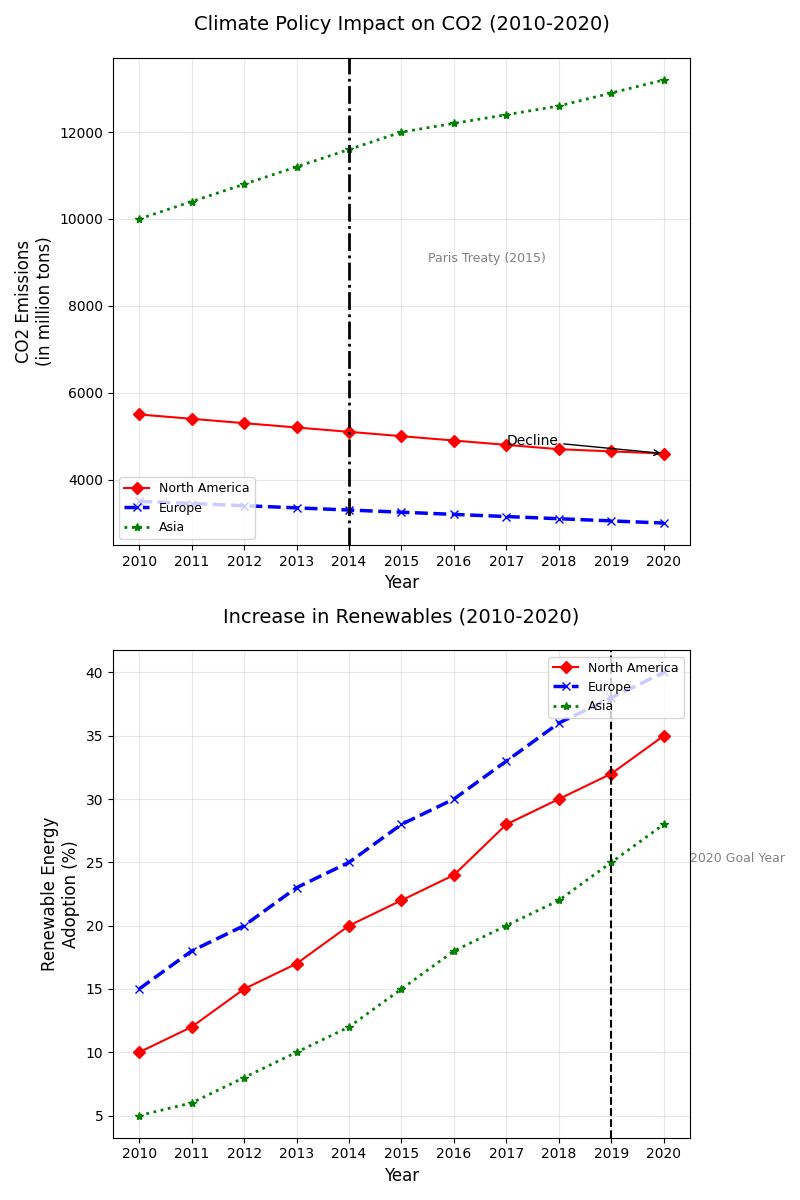

This figure's Python source:
import matplotlib.pyplot as plt
import numpy as np

years = np.arange(2010, 2021)
north_america_co2 = [5500, 5400, 5300, 5200, 5100, 5000, 4900, 4800, 4700, 4650, 4600]
europe_co2 = [3500, 3450, 3400, 3350, 3300, 3250, 3200, 3150, 3100, 3050, 3000]
asia_co2 = [10000, 10400, 10800, 11200, 11600, 12000, 12200, 12400, 12600, 12900, 13200]
north_america_renew = [10, 12, 15, 17, 20, 22, 24, 28, 30, 32, 35]
europe_renew = [15, 18, 20, 23, 25, 28, 30, 33, 36, 38, 40]
asia_renew = [5, 6, 8, 10, 12, 15, 18, 20, 22, 25, 28]

fig, (ax1, ax2) = plt.subplots(2, 1, figsize=(8, 12))

# Randomized stylistic elements for ax1
ax1.plot(years, north_america_co2, label="North America", color='red', marker='D', linestyle='-', linewidth=1.5)
ax1.plot(years, europe_co2, label="Europe", color='blue', marker='x', linestyle='--', linewidth=2.5)
ax1.plot(years, asia_co2, label="Asia", color='green', marker='*', linestyle=':', linewidth=2)
ax1.axvline(x=2014, color='black', linestyle='-.', linewidth=2)
ax1.text(2015.5, 9000, 'Paris Treaty (2015)', fontsize=9, color='grey')
ax1.set_title("Climate Policy Impact on CO2 (2010-2020)", fontsize=14, pad=20)
ax1.set_xlabel("Year", fontsize=12)
ax1.set_ylabel("CO2 Emissions\n(in million tons)", fontsize=12)
ax1.legend(loc='lower left', fontsize=9)
ax1.grid(True, linestyle='-', alpha=0.3)
ax1.set_xticks(years)
ax1.annotate('Decline', xy=(2020, 4600), xytext=(2017, 4800),
             arrowprops=dict(facecolor='purple', arrowstyle='->'), fontsize=10)

# Randomized stylistic elements for ax2
ax2.plot(years, north_america_renew, label="North America", color='red', marker='D', linestyle='-', linewidth=1.5)
ax2.plot(years, europe_renew, label="Europe", color='blue', marker='x', linestyle='--', linewidth=2.5)
ax2.plot(years, asia_renew, label="Asia", color='green', marker='*', linestyle=':', linewidth=2)
ax2.set_title("Increase in Renewables (2010-2020)", fontsize=14, pad=20)
ax2.set_xlabel("Year", fontsize=12)
ax2.set_ylabel("Renewable Energy\nAdoption (%)", fontsize=12)
ax2.legend(loc='upper right', fontsize=9)
ax2.grid(True, linestyle='-', alpha=0.3)
ax2.set_xticks(years)
ax2.axvline(x=2019, color='black', linestyle='--', linewidth=1.5)
ax2.text(2020.5, 25, '2020 Goal Year', fontsize=9, color='grey')

plt.tight_layout()
plt.show()
